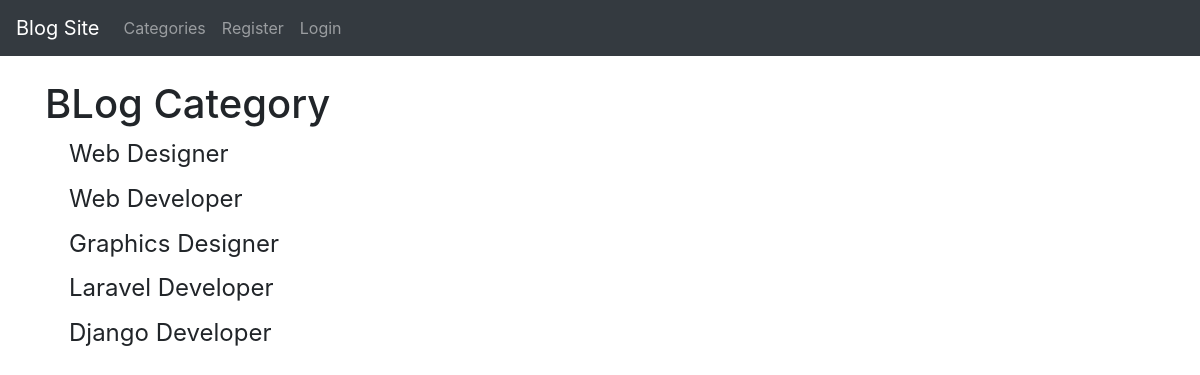
The app's page /category_List/, older data.
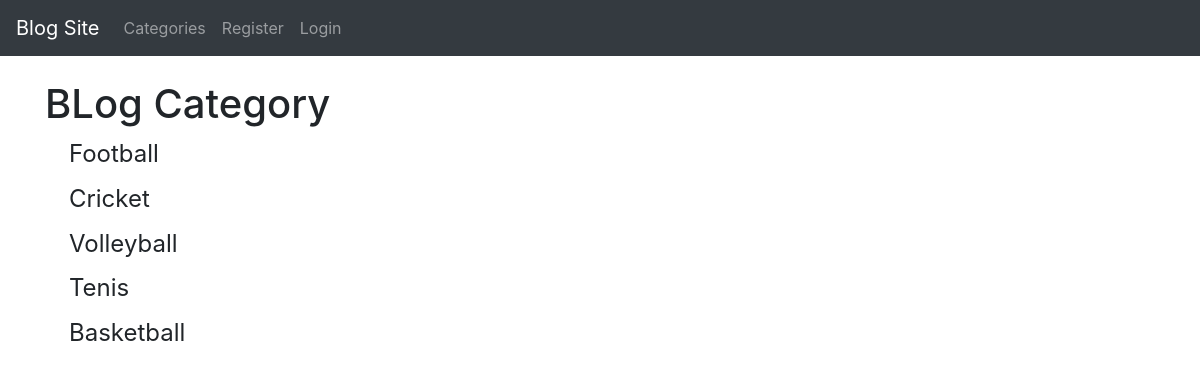
The same page, newer data.
### theblog/models.py (models this page shows, shortened)
class Category(models.Model):
  name=models.CharField(max_length=255)
  def __str__(self):
    return self.name

### theblog/views.py (the view)
# urls.py: path('category_List/', CategoryListView, name="category_List"),
def CategoryListView(request):
  cat_menu_list=Category.objects.all()
  return render(request, 'category_list.html', {'cat_menu_list':cat_menu_list})

### theblog/templates/category_list.html (shortened to what this page needs)
{% extends 'base.html' %}
{% block content %}
  <br>
  <h1> BLog Category</h1>
  {% for item in cat_menu_list %}
    <h4> <a class="dropdown-item" href=" {% url 'category' item %} "> {{item}} </a> </h4>
  {% endfor %}
{% endblock %}

### theblog/templates/base.html (shortened to what this page needs)
<!doctype html>
<html lang="en">
  <head>
    <link rel="stylesheet" href="https://maxcdn.bootstrapcdn.com/bootstrap/4.0.0/css/bootstrap.min.css">
  </head>
  <body>
    <nav class="navbar navbar-expand-lg navbar-dark bg-dark">
      <a class="navbar-brand" href=" {% url 'home' %} ">Blog Site</a>
      <div class="collapse navbar-collapse" id="navbarSupportedContent">
        <ul class="navbar-nav mr-auto">
          {% if cat_menu %}
          <li class="nav-item dropdown">
            <a class="nav-link dropdown-toggle" href="#" id="navbarDropdown" role="button" data-toggle="dropdown" aria-haspopup="true" aria-expanded="false">
              Categories
            </a>
            <div class="dropdown-menu" aria-labelledby="navbarDropdown">
              {% for item in cat_menu %}
                <a class="dropdown-item" href=" {% url 'category' item %} "> {{item}} </a>
              {% endfor %}
            </div>
          </li>
          {% else %}
          <li class="nav-item">
            <a class="nav-link" href=" {% url 'category_List' %} ">Categories</a>
          </li>
          {% endif %}
          {% if user.is_authenticated %}
          <li class="nav-item">
            <a class="nav-link" href=" {% url 'add_post' %} ">Add Post</a>
          </li>
          <li class="nav-item">
            <a class="nav-link" href=" {% url 'add_category' %} ">Add Category</a>
          </li>
          <li class="nav-item">
            <a class="nav-link" href=" {% url 'logout' %} ">Logout</a>
          </li>
          {% else %}
          <li class="nav-item">
            <a class="nav-link" href=" {% url 'register' %} ">Register</a>
          </li>
          <li class="nav-item">
            <a class="nav-link" href=" {% url 'login' %} ">Login</a>
          </li>
          {% endif %}
        </ul>
      </div>
    </nav>
    <div class="container">
      {% block content %}
      {% endblock %}
    </div>
  </body>
</html>

Row changes from the older to the newer data that the page shows:
removed Category: name "Web Designer"
removed Category: name "Web Developer"
removed Category: name "Graphics Designer"
removed Category: name "Laravel Developer"
removed Category: name "Django Developer"
added Category: name "Football"
added Category: name "Cricket"
added Category: name "Volleyball"
added Category: name "Tenis"
added Category: name "Basketball"
